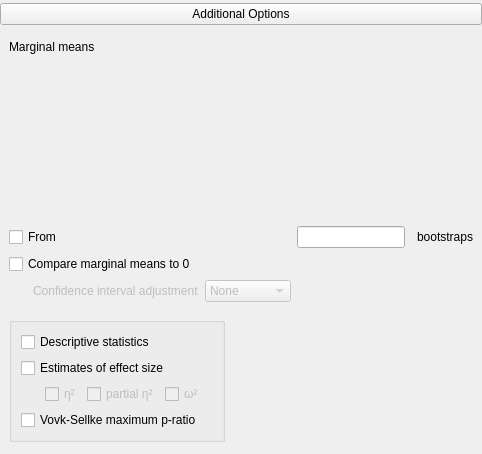
    <widget class="QWidget" name="groupOptions" native="true">
     <layout class="QGridLayout" name="gridLayout_12">
      <property name="leftMargin">
       <number>0</number>
      </property>
      <property name="topMargin">
       <number>3</number>
      </property>
      <property name="rightMargin">
       <number>0</number>
      </property>
      <property name="bottomMargin">
       <number>3</number>
      </property>
      <item row="0" column="0">
       <widget class="ExpanderButton" name="expanderOptions">
        <property name="sizePolicy">
         <sizepolicy hsizetype="Expanding" vsizetype="Fixed">
          <horstretch>0</horstretch>
          <verstretch>0</verstretch>
         </sizepolicy>
        </property>
        <property name="text">
         <string>Additional Options</string>
        </property>
       </widget>
      </item>
      <item row="3" column="0" alignment="Qt::AlignLeft">
       <widget class="QWidget" name="containerOptions" native="true">
        <layout class="QGridLayout" name="gridLayout_5">
         <item row="1" column="0">
          <widget class="GroupBox" name="containerDisplay">
           <property name="sizePolicy">
            <sizepolicy hsizetype="Fixed" vsizetype="Preferred">
             <horstretch>0</horstretch>
             <verstretch>0</verstretch>
            </sizepolicy>
           </property>
           <property name="title">
            <string/>
           </property>
           <layout class="QGridLayout" name="gridLayout_3">
            <item row="0" column="1" colspan="2">
             <widget class="BoundCheckBox" name="descriptives">
              <property name="text">
               <string>Descriptive statistics</string>
              </property>
             </widget>
            </item>
            <item row="1" column="1" colspan="2">
             <widget class="BoundCheckBox" name="effectSizeEstimates">
              <property name="text">
               <string>Estimates of effect size</string>
              </property>
             </widget>
            </item>
            <item row="2" column="1" colspan="2">
             <widget class="QWidget" name="widgetEffectSizeTypes" native="true">
              <property name="enabled">
               <bool>false</bool>
              </property>
              <layout class="QGridLayout" name="gridLayout_4">
               <property name="leftMargin">
                <number>24</number>
               </property>
               <property name="topMargin">
                <number>0</number>
               </property>
               <property name="bottomMargin">
                <number>0</number>
               </property>
               <item row="0" column="0">
                <widget class="BoundCheckBox" name="effectSizeEtaSquared">
                 <property name="text">
                  <string>η²</string>
                 </property>
                </widget>
               </item>
               <item row="0" column="1">
                <widget class="BoundCheckBox" name="effectSizePartialEtaSquared">
                 <property name="text">
                  <string>partial η²</string>
                 </property>
                </widget>
               </item>
               <item row="0" column="2">
                <widget class="BoundCheckBox" name="effectSizeOmegaSquared">
                 <property name="text">
                  <string>ω²</string>
                 </property>
                </widget>
               </item>
              </layout>
             </widget>
            </item>
            <item row="3" column="1">
             <widget class="BoundCheckBox" name="VovkSellkeMPR">
              <property name="sizePolicy">
               <sizepolicy hsizetype="Fixed" vsizetype="Fixed">
                <horstretch>0</horstretch>
                <verstretch>0</verstretch>
               </sizepolicy>
              </property>
              <property name="text">
               <string>Vovk-Sellke maximum p-ratio</string>
              </property>
             </widget>
            </item>
           </layout>
          </widget>
         </item>
         <item row="0" column="0">
          <widget class="QWidget" name="groupCompareMainEffects" native="true">
           <layout class="QGridLayout" name="gridLayout_11">
            <property name="leftMargin">
             <number>0</number>
            </property>
            <property name="topMargin">
             <number>0</number>
            </property>
            <property name="rightMargin">
             <number>0</number>
            </property>
            <item row="4" column="0">
             <widget class="QWidget" name="widgetCIAdjustmentTypes" native="true">
              <property name="enabled">
               <bool>false</bool>
              </property>
              <property name="minimumSize">
               <size>
                <width>24</width>
                <height>0</height>
               </size>
              </property>
              <layout class="QGridLayout" name="gridLayout_23">
               <property name="leftMargin">
                <number>24</number>
               </property>
               <property name="topMargin">
                <number>0</number>
               </property>
               <property name="rightMargin">
                <number>0</number>
               </property>
               <property name="bottomMargin">
                <number>0</number>
               </property>
               <item row="1" column="0">
                <widget class="QLabel" name="label_16">
                 <property name="text">
                  <string>Confidence interval adjustment</string>
                 </property>
                </widget>
               </item>
               <item row="1" column="1">
                <widget class="BoundComboBox" name="marginalMeansCIAdjustment">
                 <item>
                  <property name="text">
                   <string>None</string>
                  </property>
                 </item>
                 <item>
                  <property name="text">
                   <string>Bonferroni</string>
                  </property>
                 </item>
                 <item>
                  <property name="text">
                   <string>Sidak</string>
                  </property>
                 </item>
                </widget>
               </item>
              </layout>
             </widget>
            </item>
            <item row="0" column="0" colspan="4">
             <widget class="QWidget" name="marginalMeansContainer" native="true">
              <layout class="QGridLayout" name="gridLayout_13">
               <property name="leftMargin">
                <number>0</number>
               </property>
               <property name="topMargin">
                <number>0</number>
               </property>
               <property name="rightMargin">
                <number>0</number>
               </property>
               <property name="bottomMargin">
                <number>0</number>
               </property>
               <item row="0" column="0">
                <widget class="QLabel" name="label_10">
                 <property name="sizePolicy">
                  <sizepolicy hsizetype="Preferred" vsizetype="Preferred">
                   <horstretch>0</horstretch>
                   <verstretch>0</verstretch>
                  </sizepolicy>
                 </property>
                 <property name="text">
                  <string>Marginal means</string>
                 </property>
                </widget>
               </item>
               <item row="1" column="0">
                <widget class="BoundAssignWidget" name="marginalMeansTerms" native="true">
                 <property name="minimumSize">
                  <size>
                   <width>0</width>
                   <height>160</height>
                  </size>
                 </property>
                </widget>
               </item>
              </layout>
             </widget>
            </item>
            <item row="1" column="0">
             <widget class="BoundCheckBox" name="marginalMeansBootstrapping">
              <property name="sizePolicy">
               <sizepolicy hsizetype="Fixed" vsizetype="Fixed">
                <horstretch>0</horstretch>
                <verstretch>0</verstretch>
               </sizepolicy>
              </property>
              <property name="text">
               <string>From</string>
              </property>
             </widget>
            </item>
            <item row="4" column="3">
             <spacer name="horizontalSpacer_5">
              <property name="orientation">
               <enum>Qt::Horizontal</enum>
              </property>
              <property name="sizeHint" stdset="0">
               <size>
                <width>40</width>
                <height>20</height>
               </size>
              </property>
             </spacer>
            </item>
            <item row="2" column="0" colspan="2">
             <widget class="BoundCheckBox" name="marginalMeansCompareMainEffects">
              <property name="text">
               <string>Compare marginal means to 0</string>
              </property>
             </widget>
            </item>
            <item row="1" column="3">
             <widget class="QLabel" name="label_4">
              <property name="text">
               <string>bootstraps</string>
              </property>
             </widget>
            </item>
            <item row="1" column="1">
             <widget class="BoundTextBox" name="marginalMeansBootstrappingReplicates">
              <property name="sizePolicy">
               <sizepolicy hsizetype="Fixed" vsizetype="Fixed">
                <horstretch>0</horstretch>
                <verstretch>0</verstretch>
               </sizepolicy>
              </property>
             </widget>
            </item>
           </layout>
          </widget>
         </item>
        </layout>
       </widget>
      </item>
     </layout>
    </widget>
